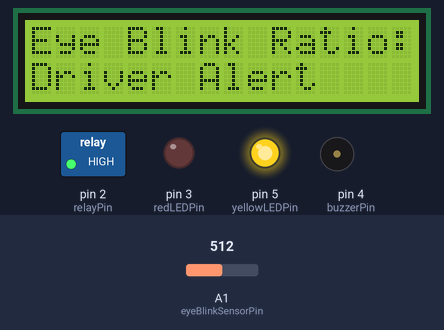
Simulated run of this sketch. Board: Arduino Uno, built with avr-gcc and run on an emulated ATmega328P. On the bench: 16×2 character LCD, switched loads named in the sketch (green lamp = pin HIGH), output pins drawn as LEDs (lit = HIGH), buzzer (waves = sounding, pin HIGH). The test bench sets the inputs (shaded band); at power-on: A1 (eyeBlinkSensorPin) = 512. What the sketch prints to the serial monitor is not drawn.

Above: at 1.2 s.
1.3 s: A1 (eyeBlinkSensorPin) set to 216
2.8 s: A1 (eyeBlinkSensorPin) set to 193
At 3.5 s:
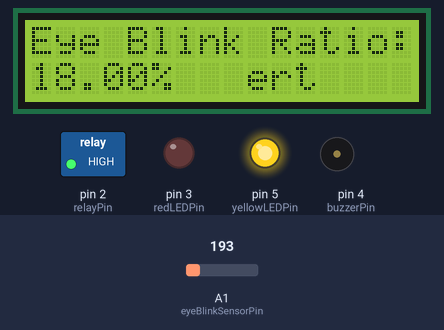
4.4 s: A1 (eyeBlinkSensorPin) set to 1023
At 5.3 s:
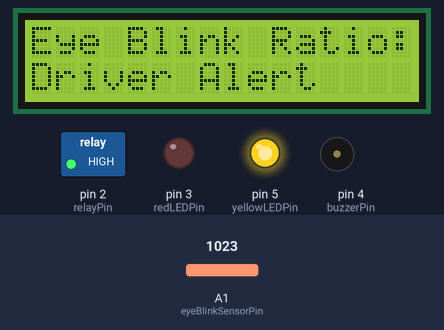
7.4 s: A1 (eyeBlinkSensorPin) set to 10
At 8.7 s:
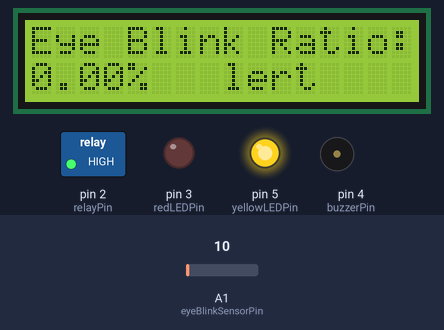
9.0 s: A1 (eyeBlinkSensorPin) set to 306
At 9.4 s:
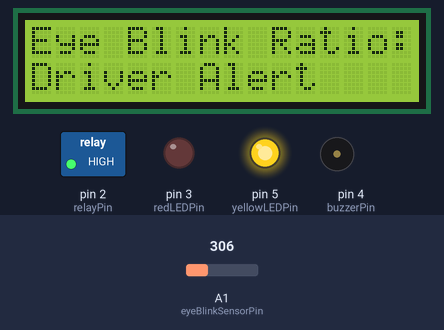
12.0 s: A1 (eyeBlinkSensorPin) set to 1011
15.0 s: A1 (eyeBlinkSensorPin) set to 1023
Timing chart, 0 to 17.5 s (numbered marks = the images above; inputs shaded):
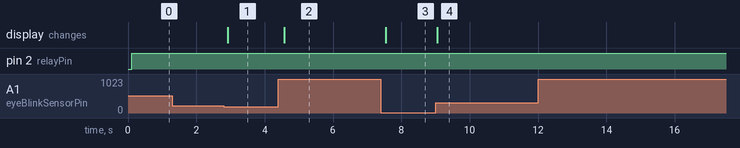

The sketch:

anti-sleep-vehicle.ino
```cpp
#include <Wire.h>
#include <LiquidCrystal_I2C.h>

const int eyeBlinkSensorPin = A1; // Eye blink sensor output connected to analog pin A1
const int relayPin = 2;           // Relay module control pin
const int buzzerPin = 4;          // Buzzer pin
const int redLEDPin = 3;          // Red LED pin
const int yellowLEDPin = 5;       // Yellow LED pin

LiquidCrystal_I2C lcd(0x27, 16, 2); // I2C address 0x27, 16 columns and 2 rows

unsigned long blinkStartTime = 0;   // Variable to store the start time of eye closure
const int drowsyThreshold = 20;     // Eye blink ratio threshold for drowsiness
const unsigned long drowsyTime = 3000; // Time in milliseconds to trigger drowsiness alert (3 seconds)

void setup() {
  Serial.begin(9600);             // Initialize serial communication for debugging
  pinMode(relayPin, OUTPUT);      // Set relay pin as output
  pinMode(buzzerPin, OUTPUT);     // Set buzzer pin as output
  pinMode(redLEDPin, OUTPUT);     // Set red LED pin as output
  pinMode(yellowLEDPin, OUTPUT);  // Set yellow LED pin as output

  lcd.begin(16, 2);               // Initialize the LCD with 16 columns and 2 rows
  lcd.backlight();                // Turn on the backlight

  // Initial states
  digitalWrite(relayPin, LOW);   // Assuming relay is active-low
  digitalWrite(buzzerPin, LOW);   // Buzzer off
  digitalWrite(redLEDPin, LOW);   // Red LED off
  digitalWrite(yellowLEDPin, HIGH); // Yellow LED on
}

void loop() {
  int eyeBlinkSensorValue = analogRead(eyeBlinkSensorPin);

  // Convert sensor reading to meaningful value
  float eyeBlinkRatio = map(eyeBlinkSensorValue, 0, 1023, 0, 100);

  // Print sensor value to serial monitor
  Serial.print("Eye Blink Ratio (%): ");
  Serial.println(eyeBlinkRatio);

  lcd.setCursor(0, 0);  // Set cursor to first column, first row
  lcd.print("Eye Blink Ratio:");
  lcd.setCursor(0, 1);  // Set cursor to first column, second row
  lcd.print(eyeBlinkRatio);
  lcd.print("%   ");    // Clear any extra characters

  // Check for drowsiness
  if (eyeBlinkRatio < drowsyThreshold) { // Adjust threshold as needed
    if (blinkStartTime == 0) {
      // Start the timer when the threshold is first crossed
      blinkStartTime = millis();
    } else if (millis() - blinkStartTime >= drowsyTime) {
      // If the threshold is crossed for more than 3 seconds, trigger the alert
      Serial.println("Driver might be drowsy!");
      lcd.setCursor(0, 1);
      lcd.print("Driver Drowsy! ");

      digitalWrite(relayPin, LOW);   // Stop the car (assuming active-low relay)
      digitalWrite(buzzerPin, HIGH); // Turn on buzzer
      digitalWrite(redLEDPin, HIGH); // Turn on red LED
      digitalWrite(yellowLEDPin, LOW); // Turn off yellow LED
    }
  } else {
    // Reset the timer if the eye blink ratio is above the threshold
    blinkStartTime = 0;

    Serial.println("Driver is alert.");
    lcd.setCursor(0, 1);
    lcd.print("Driver Alert    ");

    digitalWrite(relayPin, HIGH);   // Start the car (assuming active-low relay)
    digitalWrite(buzzerPin, LOW);   // Turn off buzzer
    digitalWrite(redLEDPin, LOW);   // Turn off red LED
    digitalWrite(yellowLEDPin, HIGH); // Turn on yellow LED
  }

  delay(100); // Delay between sensor readings
}
```

Measured:
- the behaviour switches between 205 and 204 on A1 (eyeBlinkSensorPin) (found by bisection; images 0 and 1)
- after the input at 1.3 s, every drawn part: stays the same
- after the input at 2.8 s, the display: changes after 0.12 s (image 1)
- after the input at 4.4 s, pin 2 (relayPin), pin 5 (yellowLEDPin): stays HIGH (without the input it goes to LOW after 1.5 s); pin 3 (redLEDPin), pin 4 (buzzerPin): stays LOW (without the input it goes to HIGH after 1.5 s); the display: changes after 0.17 s (image 2)
- after the input at 7.4 s, the display: changes after 0.14 s (image 3)
- after the input at 9.0 s, pin 2 (relayPin), pin 5 (yellowLEDPin): stays HIGH (without the input it goes to LOW after 1.7 s); pin 3 (redLEDPin), pin 4 (buzzerPin): stays LOW (without the input it goes to HIGH after 1.7 s); the display: changes after 0.05 s (image 4)
- after the input at 12.0 s, every drawn part: stays the same
- after the input at 15.0 s, every drawn part: stays the same
